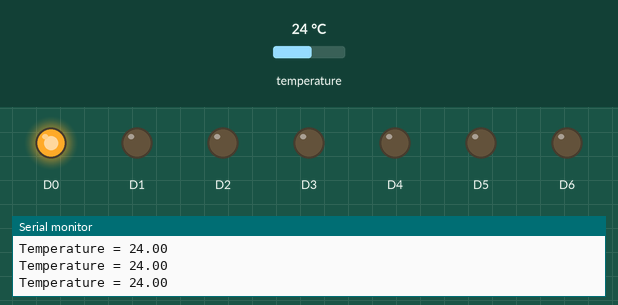
Recording of a sketch running on a simulated Arduino MKR. Shown: output pins drawn as LEDs (lit = HIGH), the last lines printed to the serial monitor. The inputs (shaded band) are chosen by the test bench; at power-on: temperature 24 °C.

Above: at 1.2 s.
1.3 s: temperature set to 12 °C
At 2.3 s:
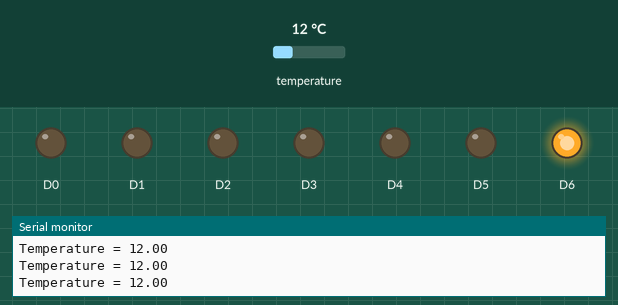
2.8 s: temperature set to 28 °C
At 3.4 s:
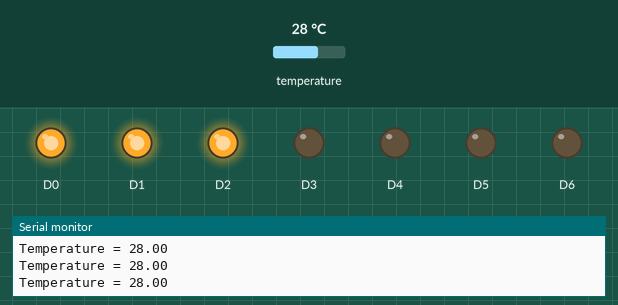
4.3 s: temperature set to 28.7 °C
5.8 s: temperature set to 29.7 °C
At 6.9 s:
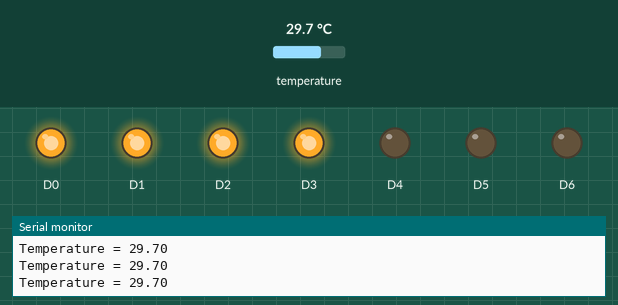
7.3 s: temperature set to 30.5 °C
10.3 s: temperature set to 31.8 °C
At 11.6 s:
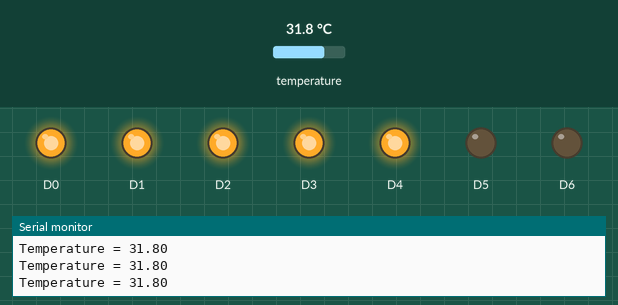
Timing chart, 0 to 12.8 s (numbered marks = the images above; inputs shaded):
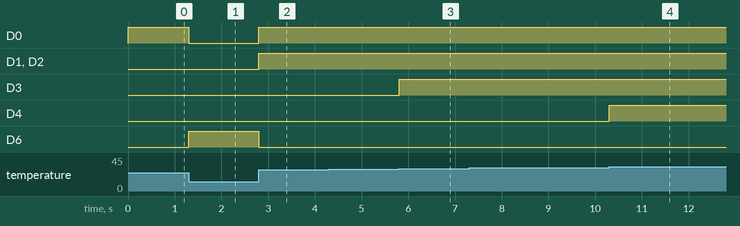

The sketch:

LED-TempMeter.ino
```cpp
 #include <Arduino_MKRENV.h>

void setup() {
  pinMode(0, OUTPUT);
  pinMode(1, OUTPUT);
  pinMode(2, OUTPUT);
  pinMode(3, OUTPUT);
  pinMode(4, OUTPUT);
  pinMode(5, OUTPUT);
  pinMode(6, OUTPUT);

  Serial.begin(9600);
    while (!Serial);

    if (!ENV.begin()) {
    Serial.println("Failed to initialize MKR ENV shield!");
    while (1);
    }
}

void led() {
 float temperature = ENV.readTemperature();

  // print each of the sensor values

  Serial.print("Temperature = ");
  Serial.print(temperature);

  // print an empty line

  Serial.println();
 if (temperature<19.99)  {digitalWrite(6, HIGH);} else {digitalWrite(6, LOW);}
 if (temperature>20.00)  {digitalWrite(0, HIGH);} else {digitalWrite(0, LOW);}
 if (temperature>25.00)  {digitalWrite(1, HIGH);} else {digitalWrite(1, LOW);}
 if (temperature>27.00)  {digitalWrite(2, HIGH);} else {digitalWrite(2, LOW);}
 if (temperature>29.00) {digitalWrite(3, HIGH);} else {digitalWrite(3, LOW);}
 if (temperature>31.00) {digitalWrite(4, HIGH);} else {digitalWrite(4, LOW);}
 if (temperature>35.00) {digitalWrite(5, HIGH);} else {digitalWrite(5, LOW);}
}

void loop() {
 led();
}
```

Measured:
- the behaviour switches between 29 and 29.1 °C on temperature (found by bisection; images 2 and 3)
- the behaviour switches between 31 and 31.1 °C on temperature (found by bisection; images 3 and 4)
- after the input at 1.3 s, D0: HIGH → LOW at once; D6: LOW → HIGH at once
- after the input at 2.8 s, D0–2: LOW → HIGH at once; D6: HIGH → LOW at once
- after the input at 5.8 s, D3: LOW → HIGH at once
- after the input at 10.3 s, D4: LOW → HIGH at once
